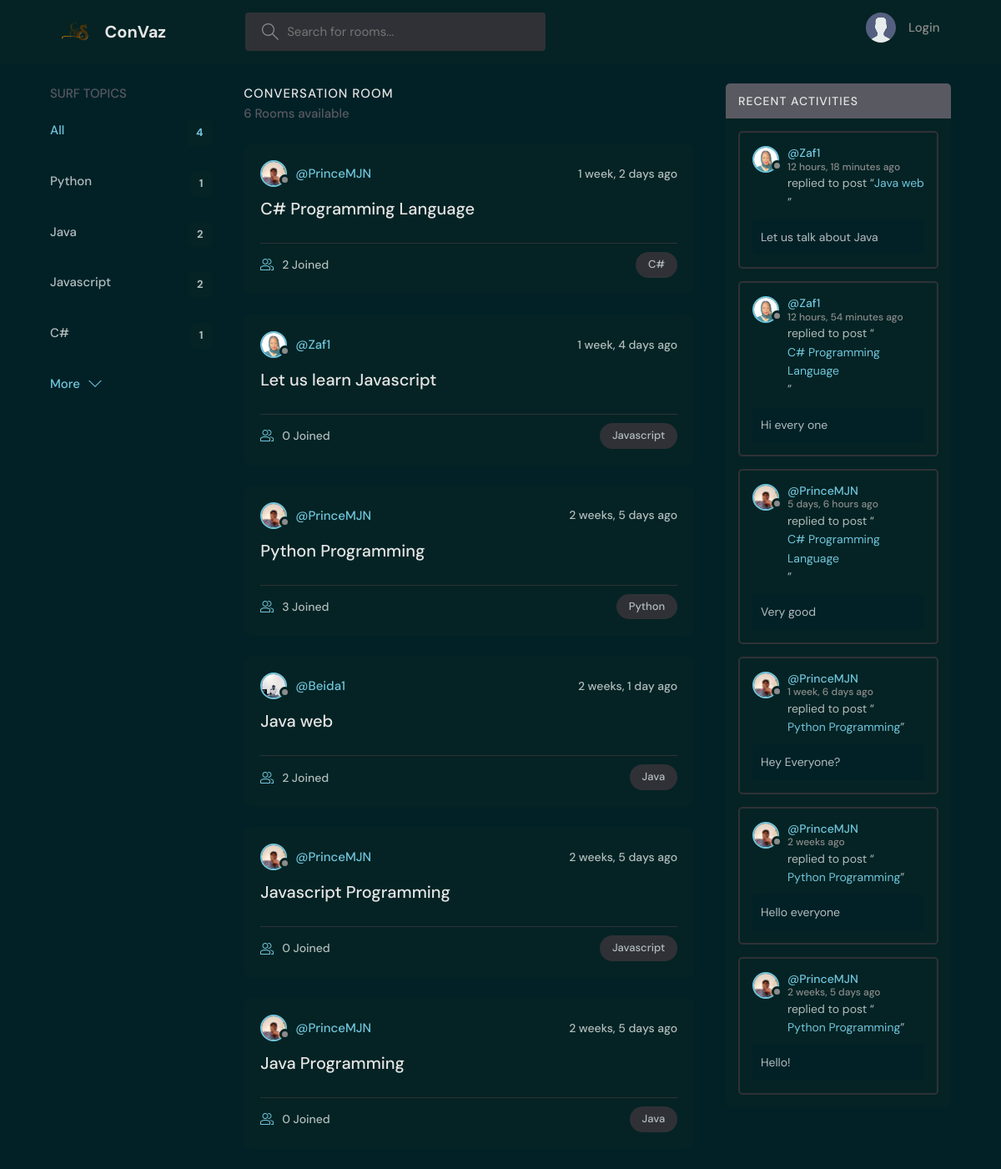
The page / on the database its author committed.
### discus/models.py (models this page shows, shortened)
class Topic(models.Model):
    name = models.CharField(max_length = 200)

class Room(models.Model):
    host = models.ForeignKey(User, on_delete = models.SET_NULL, null = True)
    topic = models.ForeignKey(Topic, on_delete = models.SET_NULL, null = True)
    name = models.CharField(max_length = 200)
    description = models.TextField(null = True, blank = True)
    participants = models.ManyToManyField(User, related_name = 'participants', blank = True)
    updated = models.DateTimeField(auto_now = True)
    created = models.DateTimeField(auto_now_add = True)
    class Meta:
        ordering = ['-updated', '-created']

class Profile(models.Model):
    user = models.OneToOneField(User, on_delete=models.CASCADE)
    profile_picture = models.ImageField(upload_to='profile_pics/', blank=True, null = True)

class Message(models.Model):
    user = models.ForeignKey(User, on_delete = models.CASCADE)
    room = models.ForeignKey(Room, on_delete = models.CASCADE)
    body = models.TextField()
    updated = models.DateTimeField(auto_now = True)
    created = models.DateTimeField(auto_now_add = True)
    class Meta:
        ordering = ['-updated', '-created']

### discus/views.py (the view)
# urls.py: 2. Add a URL to urlpatterns:  path('', views.home, name='home')
def home(request):
    qu = request.GET.get('qu') if request.GET.get('qu') != None else ''
    rooms = Room.objects.filter(
        Q(topic__name__icontains=qu) |
        Q(name__icontains=qu) |
        Q(description__icontains=qu)
        )
    topics = Topic.objects.all()[0:5]
    room_count = rooms.count()
    room_messages = Message.objects.filter(Q(room__topic__name__icontains=qu))
    context = {'rooms':rooms, 'topics':topics, 'room_count':room_count, 'room_messages': room_messages}
    return render(request, 'discus/home.html', context)

### discus/templates/discus/home.html (shortened to what this page needs)
  {% extends 'main.html' %}
  {% block content %}
    <main class="layout layout--3">
      <div class="container">
        {% include 'discus/topic_component.html' %}
        <div class="roomList">
          <div class="roomList__header">
            <div>
              <h2>Conversation Room</h2>
              <p>{{room_count}} Rooms available</p>
            </div>
          </div>
          {% include 'discus/feed_component.html' %}
        </div>
         {% include 'discus/activity_component.html'%}
      </div>
    </main>
  {% endblock %}

### discus/templates/discus/topic_component.html
<div class="topics">
    <div class="topics__header">
      <h2>Surf Topics</h2>
    </div>
    <ul class="topics__list">
      <li>
        <a href="{% url 'home' %}" class="active">All <span>{{topics.count}}</span></a>
      </li>
      {% for topic in topics %}
      <li>
        <a href="{% url 'home' %}?qu={{topic.name}}">{{topic.name}}<span>{{topic.room_set.all.count}}</span></a>
      </li>
      {% endfor %}
    </ul>
    <a class="btn btn--link" href="{% url 'topics' %}">
      More
      <svg version="1.1" xmlns="http://www.w3.org/2000/svg" width="32" height="32" viewBox="0 0 32 32">
        <title>chevron-down</title>
        <path d="M16 21l-13-13h-3l16 16 16-16h-3l-13 13z"></path>
      </svg>
    </a>
  </div>

### discus/templates/discus/feed_component.html
{% load static %}
{% for room in rooms %}
<div class="roomListRoom">
    <div class="roomListRoom__header">
      <a href="{% url 'profile' room.host.id %}" class="roomListRoom__author">
        <div class="avatar avatar--small">
          {% if room.host.profile.profile_picture.url is not empty%}
              <img src="{{room.host.profile.profile_picture.url }}" />
              {% else %}
              <img src="{% static 'images/avatar.svg' %}" />
              {% endif %}
        </div>
        <span>@{{room.host.username}}</span>
      </a>
      <div class="roomListRoom__actions">
        <span>{{room.created|timesince}} ago</span>
      </div>
    </div>
    <div class="roomListRoom__content">
      <a href="{% url 'room' room.id %}">{{room.name}}</a>
    </div>
    <div class="roomListRoom__meta">
      <a href="{% url 'room' room.id %}" class="roomListRoom__joined">
        <svg version="1.1" xmlns="http://www.w3.org/2000/svg" width="32" height="32" viewBox="0 0 32 32">
          <title>{{room.name}}</title>
          <path
            d="M30.539 20.766c-2.69-1.547-5.75-2.427-8.92-2.662 0.649 0.291 1.303 0.575 1.918 0.928 0.715 0.412 1.288 1.005 1.71 1.694 1.507 0.419 2.956 1.003 4.298 1.774 0.281 0.162 0.456 0.487 0.456 0.85v4.65h-4v2h5c0.553 0 1-0.447 1-1v-5.65c0-1.077-0.56-2.067-1.461-2.584z"
          ></path>
          <path
            d="M22.539 20.766c-6.295-3.619-14.783-3.619-21.078 0-0.901 0.519-1.461 1.508-1.461 2.584v5.65c0 0.553 0.447 1 1 1h22c0.553 0 1-0.447 1-1v-5.651c0-1.075-0.56-2.064-1.461-2.583zM22 28h-20v-4.65c0-0.362 0.175-0.688 0.457-0.85 5.691-3.271 13.394-3.271 19.086 0 0.282 0.162 0.457 0.487 0.457 0.849v4.651z"
          ></path>
          <path
            d="M19.502 4.047c0.166-0.017 0.33-0.047 0.498-0.047 2.757 0 5 2.243 5 5s-2.243 5-5 5c-0.168 0-0.332-0.030-0.498-0.047-0.424 0.641-0.944 1.204-1.513 1.716 0.651 0.201 1.323 0.331 2.011 0.331 3.859 0 7-3.141 7-7s-3.141-7-7-7c-0.688 0-1.36 0.131-2.011 0.331 0.57 0.512 1.089 1.075 1.513 1.716z"
          ></path>
          <path
            d="M12 16c3.859 0 7-3.141 7-7s-3.141-7-7-7c-3.859 0-7 3.141-7 7s3.141 7 7 7zM12 4c2.757 0 5 2.243 5 5s-2.243 5-5 5-5-2.243-5-5c0-2.757 2.243-5 5-5z"
          ></path>
        </svg>
        {{room.participants.all.count}} Joined
      </a>
      <p class="roomListRoom__topic">{{room.topic.name}}</p>
    </div>
  </div>
{% endfor %}

### discus/templates/discus/activity_component.html (shortened to what this page needs)
{% load static %}
<div class="activities">
    <div class="activities__header">
      <h2>Recent Activities</h2>
    </div>
    {% for message in room_messages %}
    <div class="activities__box">
      <div class="activities__boxHeader roomListRoom__header">
        <a href="{% url 'profile' message.user.id %}" class="roomListRoom__author">
          <div class="avatar avatar--small">
            {% if message.user.profile.profile_picture.url is not empty%}
              <img src="{{message.user.profile.profile_picture.url }}" />
              {% else %}
              <img src="{% static 'images/avatar.svg' %}" />
              {% endif %}
          </div>
          <p>
            @{{message.user}}
            <span>{{message.created|timesince}} ago</span>
          </p>
        </a>
      </div>
      <div class="activities__boxContent">
        <p>replied to post “<a href="{% url 'room' message.room.id %}">{{message.room.name}}</a>”</p>
        <div class="activities__boxRoomContent">
           {{message.body}}
           </div>
      </div>
    </div>
    {% endfor %}
  </div>

### rows shown on the page
Topic: name "Python", room_set.all.count "1"
Topic: name "Java", room_set.all.count "2"
Topic: name "Javascript", room_set.all.count "2"
Topic: name "C#", room_set.all.count "1"
Room: host.profile.profile_picture (picture), host.username "PrinceMJN", created "1 week, 2 days", name "C# Programming Language", participants.all.count "2", topic.name "C#"
Room: host.profile.profile_picture (picture), host.username "Zaf1", created "1 week, 4 days", name "Let us learn Javascript", participants.all.count "0", topic.name "Javascript"
Room: host.profile.profile_picture (picture), host.username "PrinceMJN", created "2 weeks, 5 days", name "Python Programming", participants.all.count "3", topic.name "Python"
Room: host.profile.profile_picture (picture), host.username "Beida1", created "2 weeks, 1 day", name "Java web", participants.all.count "2", topic.name "Java"
Room: host.profile.profile_picture (picture), host.username "PrinceMJN", created "2 weeks, 5 days", name "Javascript Programming", participants.all.count "0", topic.name "Javascript"
Room: host.profile.profile_picture (picture), host.username "PrinceMJN", created "2 weeks, 5 days", name "Java Programming", participants.all.count "0", topic.name "Java"
Message: user.profile.profile_picture (picture), user "Zaf1", created "12 hours, 18 minutes", room.name "Java web", body "Let us talk about Java"
Message: user.profile.profile_picture (picture), user "Zaf1", created "12 hours, 54 minutes", room.name "C# Programming Language", body "Hi every one"
Message: user.profile.profile_picture (picture), user "PrinceMJN", created "5 days, 6 hours", room.name "C# Programming Language", body "Very good"
Message: user.profile.profile_picture (picture), user "PrinceMJN", created "1 week, 6 days", room.name "Python Programming", body "Hey Everyone?"
Message: user.profile.profile_picture (picture), user "PrinceMJN", created "2 weeks", room.name "Python Programming", body "Hello everyone"
Message: user.profile.profile_picture (picture), user "PrinceMJN", created "2 weeks, 5 days", room.name "Python Programming", body "Hello!"

### other values the page prints
{{ topics.count }} "4"
{{ room_count }} "6"
